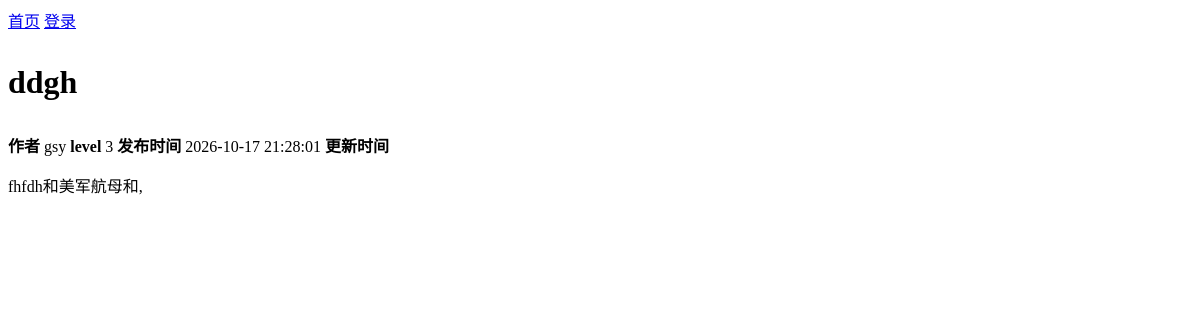
Page /article_detail.php?id=2 on the earlier database version.
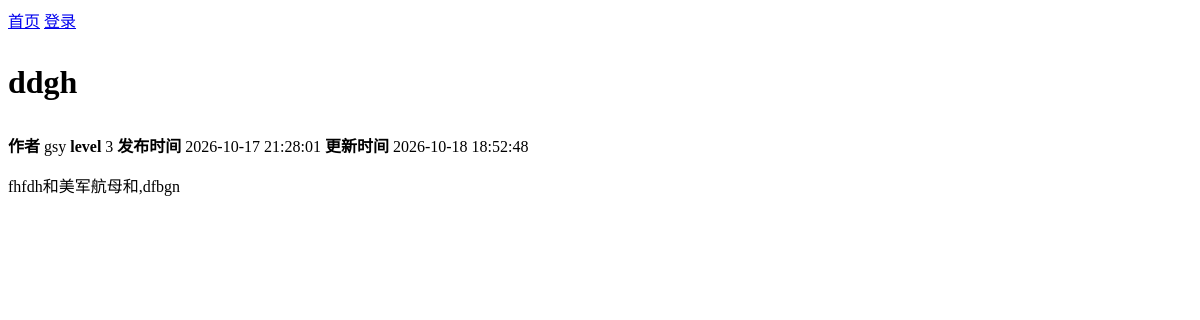
Same page on the later database version.
### tables this page shows
CREATE TABLE articles (
    id INTEGER PRIMARY KEY AUTOINCREMENT,
    user_id INTEGER NOT NULL,
    title TEXT NOT NULL,
    content TEXT NOT NULL,
    create_t TEXT DEFAULT (datetime('now','localtime')),
    update_t TEXT DEFAULT NULL,
    FOREIGN KEY (user_id) REFERENCES users (id) ON DELETE CASCADE
);

### ParsedownMath.php (called while the page is built, shortened)
<?php
class ParsedownMath extends ParsedownMathParentAlias
{
    private function setLegacyMode(): void
    {
        $parsedownVersion = preg_replace('/-.*$/', '', \Parsedown::version);
    }
    protected function element(array $Element)
    {
        return parent::element($Element);
    }
}

### auth.php (called while the page is built, shortened)
<?php
function db_query($db,$sql,$params=[])
{
    $pre = $db->prepare($sql);
    foreach ($params as $key => $value)
    {
        $pre->bindValue($key, $value, is_int($value) ? SQLITE3_INTEGER : SQLITE3_TEXT);
    }
    $src = $pre->execute();
    $results = [];
    while ($row = $src->fetchArray(SQLITE3_ASSOC))
    {
        $results[] = $row;
    }
    return $results;
}

### Parsedown.php (called while the page is built, shortened)
<?php
class Parsedown
{
    function text($text)
    {
        $Elements = $this->textElements($text);
        $markup = $this->elements($Elements);
        $markup = trim($markup, "\n");
        return $markup;
    }
    protected function textElements($text)
    {
        $text = str_replace(array("\r\n", "\r"), "\n", $text);
        $text = trim($text, "\n");
        $lines = explode("\n", $text);
        return $this->linesElements($lines);
    }
    protected $breaksEnabled;
    function setSafeMode($safeMode)
    {
        $this->safeMode = (bool) $safeMode;
        return $this;
    }
    protected $safeMode;
    protected $unmarkedBlockTypes = array(
        'Code',
    );
    protected function linesElements(array $lines)
    {
        $Elements = array();
        $CurrentBlock = null;
        foreach ($lines as $line)
        {
            $indent = strspn($line, ' ');
            $text = $indent > 0 ? substr($line, $indent) : $line;
            $Line = array('body' => $line, 'indent' => $indent, 'text' => $text);
            $marker = $text[0];
            $blockTypes = $this->unmarkedBlockTypes;
            foreach ($blockTypes as $blockType)
            {
                $Block = $this->{"block$blockType"}($Line, $CurrentBlock);
            }
            if (isset($Block))
            {
                $CurrentBlock = $Block;
            }
            else
            {
                $CurrentBlock = $this->paragraph($Line);
                $CurrentBlock['identified'] = true;
            }
        }
        if (isset($CurrentBlock))
        {
            $Elements[] = $this->extractElement($CurrentBlock);
        }
        return $Elements;
    }
    protected function extractElement(array $Component)
    {
        return $Component['element'];
    }
    protected function paragraph($Line)
    {
        return array(
            'type' => 'Paragraph',
            'element' => array(
                'name' => 'p',
                'handler' => array(
                    'function' => 'lineElements',
                    'argument' => $Line['text'],
                    'destination' => 'elements',
                ),
            ),
        );
    }
    protected function lineElements($text, $nonNestables = array())
    {
        $text = str_replace(array("\r\n", "\r"), "\n", $text);
        $Elements = array();
        $InlineText = $this->inlineText($text);
        $Elements[] = $InlineText['element'];
        foreach ($Elements as &$Element)
        {
            if ( ! isset($Element['autobreak']))
            {
                $Element['autobreak'] = false;
            }
        }
        return $Elements;
    }
    protected function inlineText($text)
    {
        $Inline = array(
            'extent' => strlen($text),
            'element' => array(),
        );
        $Inline['element']['elements'] = self::pregReplaceElements(
            $this->breaksEnabled ? '/[ ]*+\n/' : '/(?:[ ]*+\\\\|[ ]{2,}+)\n/',
            array(
                array('name' => 'br'),
                array('text' => "\n"),
            ),
            $text
        );
        return $Inline;
    }
    protected function handle(array $Element)
    {
        if (isset($Element['handler']))
        {
            if (!isset($Element['nonNestables']))
            {
                $Element['nonNestables'] = array();
            }
            if (is_string($Element['handler']))
            {
                $function = $Element['handler'];
                $argument = $Element['text'];
                unset($Element['text']);
                $destination = 'rawHtml';
            }
            else
            {
                $function = $Element['handler']['function'];
                $argument = $Element['handler']['argument'];
                $destination = $Element['handler']['destination'];
            }
            $Element[$destination] = $this->{$function}($argument, $Element['nonNestables']);
            unset($Element['handler']);
        }
        return $Element;
    }
    protected function element(array $Element)
    {
        if ($this->safeMode)
        {
            $Element = $this->sanitiseElement($Element);
        }
        $Element = $this->handle($Element);
        $hasName = isset($Element['name']);
        $markup = '';
        if ($hasName)
        {
            $markup .= '<' . $Element['name'];
        }
        $permitRawHtml = false;
        if (isset($Element['text']))
        {
            $text = $Element['text'];
        }
        elseif (isset($Element['rawHtml']))
        {
            $text = $Element['rawHtml'];
            $allowRawHtmlInSafeMode = isset($Element['allowRawHtmlInSafeMode']) && $Element['allowRawHtmlInSafeMode'];
            $permitRawHtml = !$this->safeMode || $allowRawHtmlInSafeMode;
        }
        $hasContent = isset($text) || isset($Element['element']) || isset($Element['elements']);
        if ($hasContent)
        {
            $markup .= $hasName ? '>' : '';
            if (isset($Element['elements']))
            {
                $markup .= $this->elements($Element['elements']);
            }
            elseif (isset($Element['element']))
            {
                $markup .= $this->element($Element['element']);
            }
            else
            {
                if (!$permitRawHtml)
                {
                    $markup .= self::escape($text, true);
                }
                else
                {
                    $markup .= $text;
                }
            }
            $markup .= $hasName ? '</' . $Element['name'] . '>' : '';
        }
        elseif ($hasName)
        {
            $markup .= ' />';
        }
        return $markup;
    }
    protected function elements(array $Elements)
    {
        $markup = '';
        $autoBreak = true;
        foreach ($Elements as $Element)
        {
            $autoBreakNext = (isset($Element['autobreak'])
                ? $Element['autobreak'] : isset($Element['name'])
            );
            $autoBreak = !$autoBreak ? $autoBreak : $autoBreakNext;
            $markup .= ($autoBreak ? "\n" : '') . $this->element($Element);
            $autoBreak = $autoBreakNext;
        }
        $markup .= $autoBreak ? "\n" : '';
        return $markup;
    }
    protected static function pregReplaceElements($regexp, $Elements, $text)
    {
        $newElements = array();
        $newElements[] = array('text' => $text);
        return $newElements;
    }
    protected function sanitiseElement(array $Element)
    {
        if ( ! isset($Element['name']))
        {
            unset($Element['attributes']);
            return $Element;
        }
        return $Element;
    }
    protected static function escape($text, $allowQuotes = false)
    {
        return htmlspecialchars($text, $allowQuotes ? ENT_NOQUOTES : ENT_QUOTES, 'UTF-8');
    }
}

### article_detail.php (the view, shortened to what the changed rows need)
<?php
require_once __DIR__ . "/auth.php";
include __DIR__ . "/Parsedown.php";
include __DIR__ ."/ParsedownMath.php";
include __DIR__ ."/nav.php";
$article_id = (int)($_GET['id'] ?? 0);
$articles_info = db_query($db,"SELECT  user_id , title , content , create_t , update_t FROM articles WHERE id=:id",[':id' => (int)$article_id]);
$article_detail = $articles_info[0] ?? NULL;
$user_id = $article_detail['user_id'];
$title = $article_detail['title'];
$content = $article_detail['content'];
$create_t = $article_detail['create_t'];
$update_t = $article_detail['update_t'];
$writers_info = db_query($db,"SELECT name , level FROM users WHERE id=:id",[':id' => (int)$user_id ]);
$writer_detail = $writers_info[0] ?? NULL;
$writer_name = $writer_detail['name'];
$writer_level = $writer_detail['level'];
$parsedown = new ParsedownMath([
    'math' => [
        'enabled' => true
    ]
]);
$parsedown -> setSafeMode(true);
$md_content = $parsedown -> text( $content );
$md_title = $parsedown -> text( $title );
?>
<html lang="zh-CN">
	<head>
	</head>
	<h1><?= $md_title ?></h1>
	<strong> 作者 </strong><?= htmlspecialchars((string)$writer_name) ?>
	<strong> level </strong><?= (int)$writer_level ?>
	<strong> 发布时间 </strong><?= htmlspecialchars((string)$create_t) ?>
	<strong> 更新时间 </strong><?= htmlspecialchars((string)$update_t) ?>
	<?= $md_content ?>
</html>

Differences in the rows shown:
changed articles "ddgh": update_t (not shown) → "2026-10-18 18:52:48"; content "fhfdh和美军航母和," → "fhfdh和美军航母和,dfbgn"
